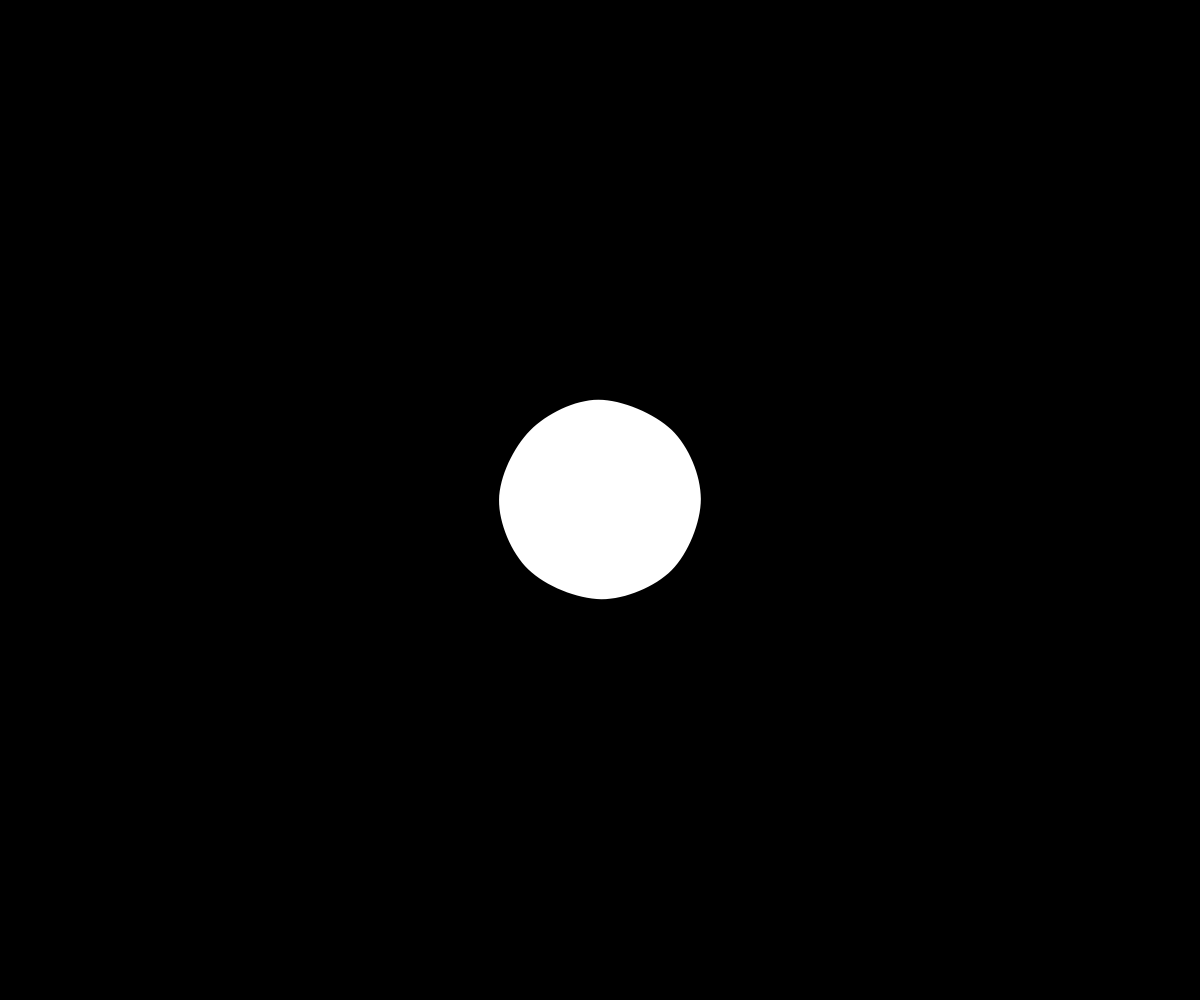
Frame 1 (no input)
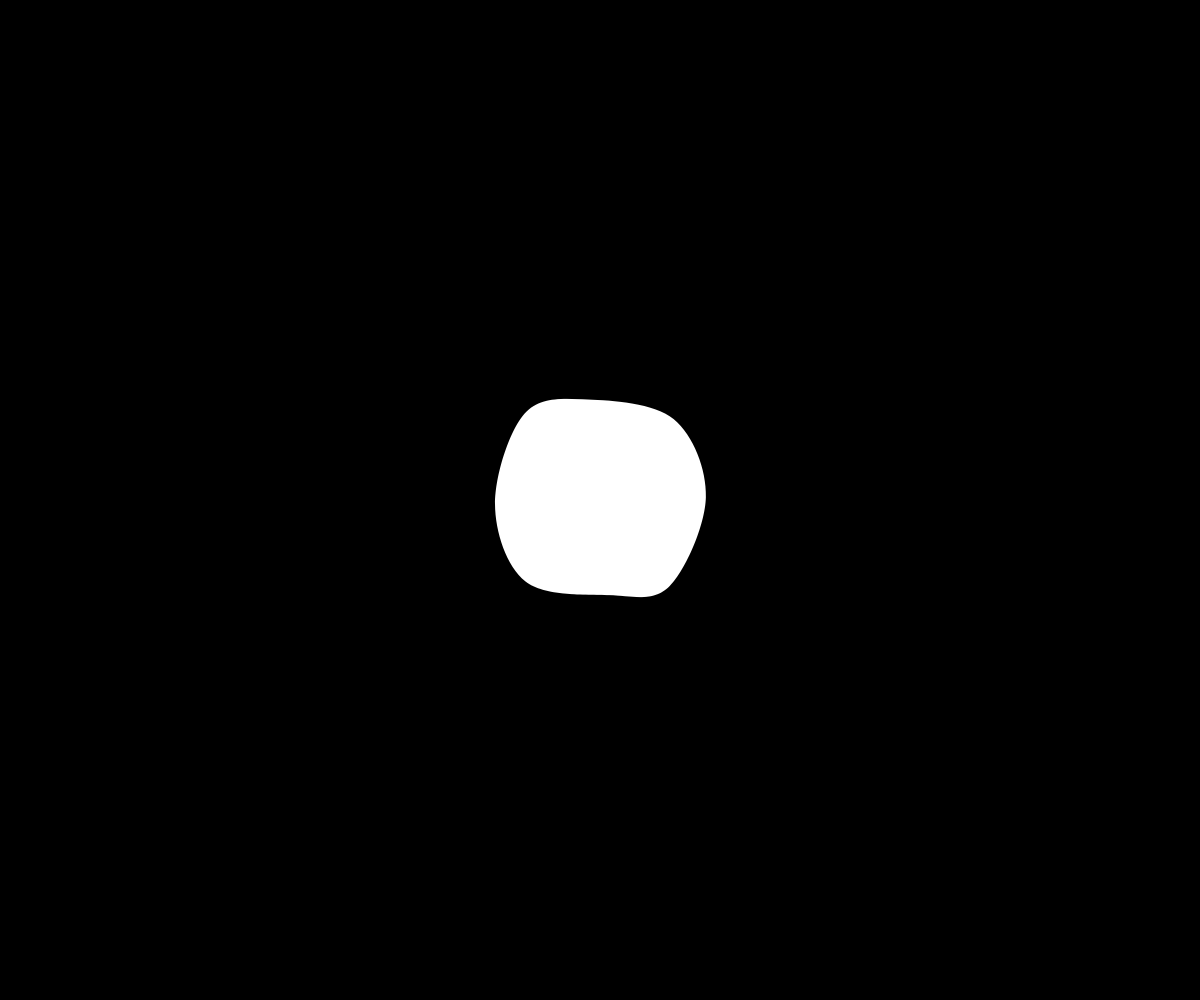
Frame 60 (no input)
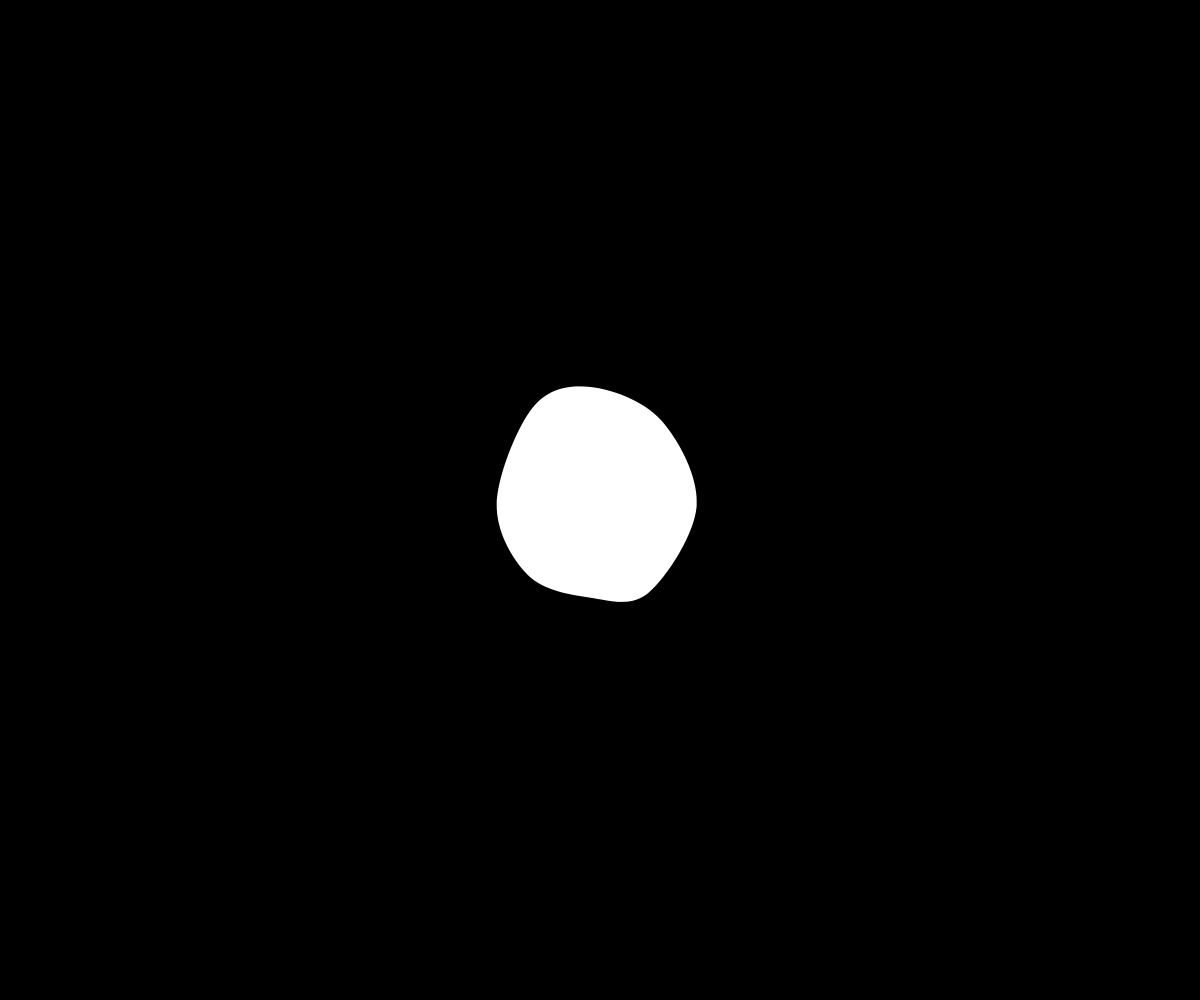
Frame 120 (the mouse pressed at the canvas centre since frame 60)

The p5.js sketch that drew these frames (run headless with seeded random() and noise() and a simulated clock; from frame 60 on, the mouse is pressed at the canvas centre):

// p5.js sketch
// ── sketch.js

const formResolution = 8;
const stepSize = 2;
const radius = 100;
let centerX, centerY;
let x = new Array(formResolution);
let y = new Array(formResolution);
let col;


function setup(){
  createCanvas(windowWidth, windowHeight);
  pixelDensity(2);
  centerX = width/2; 
  centerY = height/2;

  let angle = radians(360/float(formResolution));
  for (let i=0; i<formResolution; i++){
    x[i] = cos(angle*i) * radius;
    y[i] = sin(angle*i) * radius;  
  }
  noStroke();
  fill(255);
 
}


function draw(){
  background(0);
  centerX += noise(10) * 0.001;
  centerY += noise(10) * 0.001;
  
  for (let i=0; i<formResolution; i++){
    x[i] += random(-stepSize,stepSize);
    y[i] += random(-stepSize,stepSize);
  }
  
  beginShape();
  curveVertex(x[formResolution-1]+centerX, y[formResolution-1]+centerY);

  for (let i=0; i<formResolution; i++){
    curveVertex(x[i]+centerX, y[i]+centerY);
  }
  curveVertex(x[0]+centerX, y[0]+centerY);
  curveVertex(x[1]+centerX, y[1]+centerY);
  endShape();
  
}
